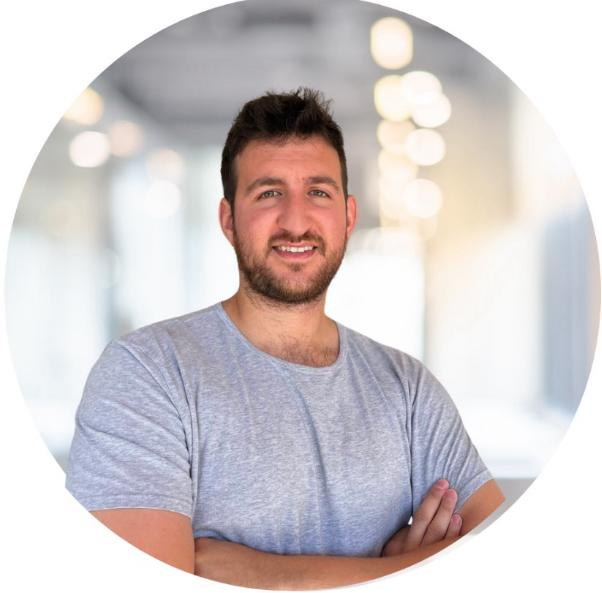
#> input picture hw/hw3/images_data/train-data/0/train1.jpg, 602 x 593 px
$ jupyter execute --allow-errors Tamir_Levin_code_hw2.ipynb
#> lines starting #> are read from the running program, lines starting #| are printed output that depends on the picture
# HW3 - Introduction to Image Processing Course

## 1. Environment Setup and Preparations

Import libraries

[cell 1]
import sys
import os
import cv2
import random
import matplotlib.pyplot as plt
from matplotlib.image import imread, imsave
import pandas as pd
import numpy as np
import tensorflow as tf
import skimage as ski
from skimage.io import imread
from skimage import img_as_float
from skimage import exposure
from PIL import Image
import six.moves.urllib as urllib
import tarfile
import zipfile

Libraries versions

[cell 2]
print('pandas version: '+ pd.__version__)
print('numpy version: '+np.__version__)
print('tensorflow version: '+tf.__version__)
print('scikit-image version: '+ski.__version__)

[cell 3]
conda_env = os.environ.get('CONDA_DEFAULT_ENV')
print(f"current Conda environment: '{conda_env}'.")

`image_common_utils` functions

[cell 4]
# Description: It displays many images in one row
def imshow_all(*images, titles=None):
    images = [img_as_float(img) for img in images]

    if titles is None:
        titles = [''] * len(images)
    vmin = min(map(np.min, images))
    vmax = max(map(np.max, images))
    ncols = len(images)
    height = 5
    width = height * len(images)
    fig, axes = plt.subplots(nrows=1, ncols=ncols, figsize=(width, height))
    for ax, img, label in zip(axes.ravel(), images, titles):
        ax.imshow(img, vmin=vmin, vmax=vmax)
        ax.set_title(label)

    return
    # end of imshow_all

# Description: It displays many images in many rows and column
# cmap='gray'; row_plot = 1; img= [img, camera]
def show_image(image, title="Image"):
    plt.figure(figsize=(10, 8))
    plt.imshow(cv2.cvtColor(image, cv2.COLOR_BGR2RGB))
    plt.title(title)
    plt.axis("off")
    plt.show()
    return
# end of show_image

`import_image` function to import images

[cell 5]
def import_image (path):
    img = imread(path)
    img.shape  # H x W x C
    img.size  # multiplication of HxWxC
    type(img)
    img.dtype
    return(img)

## 2. Face Detection andn Recoginition

[cell 6]
training_data_folder_path = './images_data/train-data'
test_data_folder_path = './images_data/test-data'

[cell 7]
tags = ['Tamir']

[cell 8]
def detect_face(input_img):
    gray_image = cv2.cvtColor(input_img, cv2.COLOR_BGR2GRAY)
    face_cascade = cv2.CascadeClassifier('./models/haarcascade_frontalface.xml')
    faces = face_cascade.detectMultiScale(gray_image, scaleFactor=1.2, minNeighbors=5)
    if len(faces) == 0:
        return -1, -1
    (x, y, w, h) = faces[0]
    return gray_image[y:y+h, x:x+w], faces[0]

[cell 9]
def detect_eyes(input_img):
    img = input_img.copy()
    gray_image = cv2.cvtColor(img, cv2.COLOR_BGR2GRAY)
    gray_image = cv2.equalizeHist(gray_image)  # Improve contrast

    eye_cascade = cv2.CascadeClassifier('./models/haarcascade_eye.xml')
    eyes_rects = eye_cascade.detectMultiScale(
        gray_image,
        scaleFactor=1.05,  # Test smaller values for more precision
        minNeighbors=7,   # Lower to capture more potential eyes
        minSize=(20, 20),  # Minimum size of detected eyes
        maxSize=(100, 100)  # Maximum size of detected eyes
    )

    for (x, y, w, h) in eyes_rects:
        cv2.rectangle(img, (x, y), (x + w, y + h), (0, 255, 0), 2)

    return img

[cell 10]
def prepare_training_data(training_data_folder_path):
#> called with training_data_folder_path = './images_data/train-data'
    detected_faces = []
    face_labels = []
    training_image_dirs = os.listdir(training_data_folder_path)

    for dir_name in training_image_dirs:
        label = int(dir_name)  # Assuming folder names are labels (e.g., "0", "1")
        training_image_path = os.path.join(training_data_folder_path, dir_name)
        training_images_names = os.listdir(training_image_path)

        for image_name in training_images_names:
            image_path = os.path.join(training_image_path, image_name)
            image = cv2.imread(image_path)
#> image is the input picture: shape (593, 602, 3); mean B, G, R 203.6, 202.4, 209.8
            face, rect = detect_face(image)
#> in detect_face, `gray_image = cv2.cvtColor(input_img, cv2.COLOR_BGR2GRAY)`:
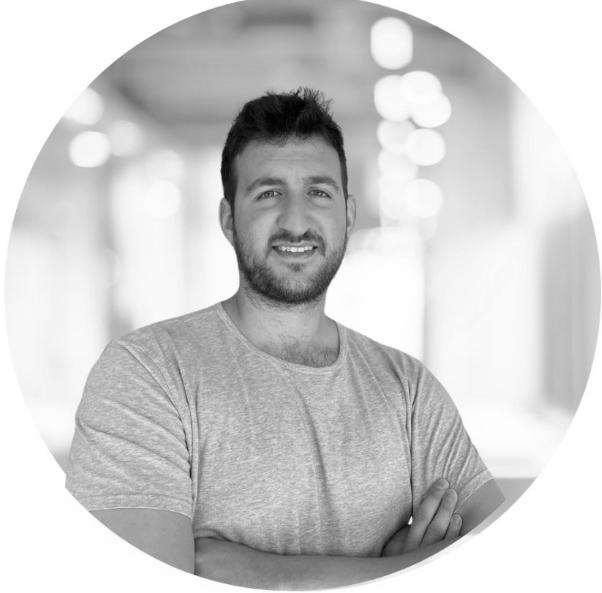
#> gray_image: shape (593, 602); min 0, max 255, mean 204.8
#> in detect_face, `faces = face_cascade.detectMultiScale(gray_image, scaleFactor=1.2, min..`: faces = [[222, 136, 145, 145]]
#> in detect_face, `(x, y, w, h) = faces[0]`: x = 222; y = 136; w = 145
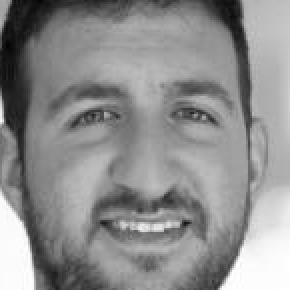
#> face: shape (145, 145) (shown 2 times larger); min 3, max 255, mean 141.8
#> rect = [222, 136, 145, 145]
            if face is not -1:
                resized_face = cv2.resize(face, (121, 121), interpolation=cv2.INTER_AREA)
                detected_faces.append(resized_face)
                face_labels.append(label)

    return detected_faces, face_labels

[cell 11]
def draw_rectangle(test_image, rect):
    (x, y, w, h) = rect
    cv2.rectangle(test_image, (x, y), (x+w, y+h), (0, 255, 0), 2)

# Function to draw text on the image
def draw_text(test_image, label_text, x, y):
    cv2.putText(test_image, label_text, (x, y), cv2.FONT_HERSHEY_PLAIN, 2, (0, 255, 0), 2)

[cell 12]
def predict(test_image):
    detected_face, rect = detect_face(test_image)
    if detected_face is -1:
        return test_image, "Unknown"

    resized_test_image = cv2.resize(detected_face, (121, 121), interpolation=cv2.INTER_AREA)
    label = eigenfaces_recognizer.predict(resized_test_image)
    label_text = tags[label[0]]
    draw_rectangle(test_image, rect)
    draw_text(test_image, label_text, rect[0], rect[1] - 5)
    return test_image, label_text

[cell 13]
def process_image(image_path):
    # Read the image
    image = cv2.imread(image_path)
    if image is None:
        print(f"Error: Could not open image file {image_path}")
        return

    # Predict faces in the image
    predicted_image, predicted_labels = predict(image)

    # Display the result
    show_image(predicted_image, title=f"Predicted Image")

[cell 14]
def process_video(video_path):
    # Open the video file
#> called with video_path = './images_data/test-data/0/test4.mp4'
    video_capture = cv2.VideoCapture(video_path)

    if not video_capture.isOpened():
        print(f"Error: Could not open video file {video_path}")
        return

    # Loop through frames
    while True:
        ret, frame = video_capture.read()
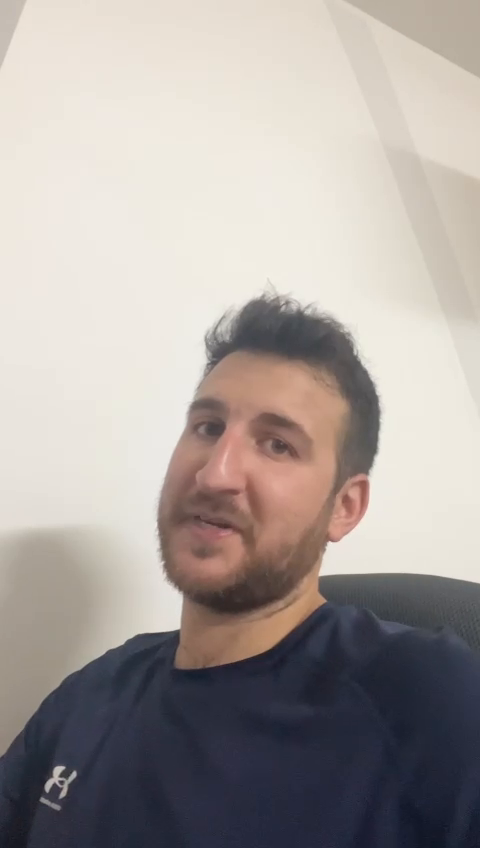
#> input picture frame 34 of hw/hw3/images_data/test-data/0/test4.mp4, 480 x 848 px
#> frame is the input picture: shape (848, 480, 3); mean B, G, R 157.9, 161.8, 169.3
        if not ret:
            break  # End of video

        # Predict faces in the current frame
        predicted_frame, predicted_labels = predict(frame)
#> in detect_face (call 4), `gray_image = cv2.cvtColor(input_img, cv2.COLOR_BGR2GRAY)`:
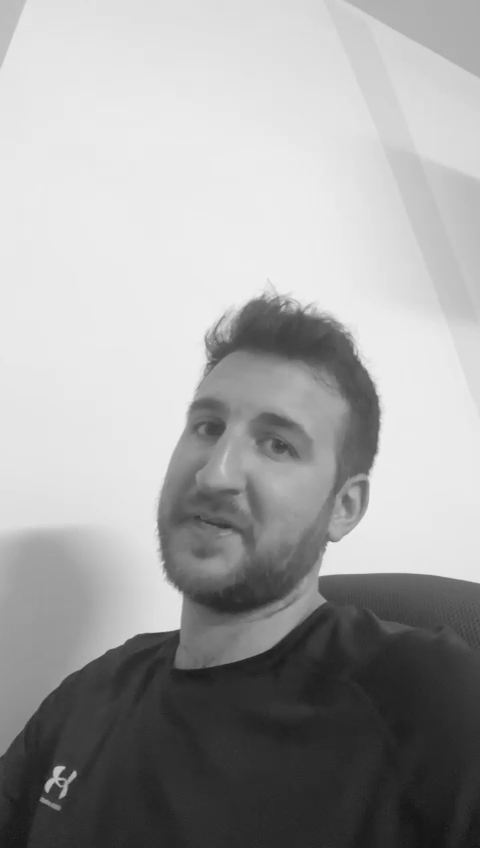
#> gray_image: shape (848, 480); min 19, max 244, mean 163.6
#> in detect_face (call 4), `faces = face_cascade.detectMultiScale(gray_image, scaleFactor=1.2, min..`: faces = ()
#> in predict, `detected_face, rect = detect_face(test_image)`: detected_face = -1
#> predicted_labels = 'Unknown'

        # Show the frame with predictions
        cv2.imshow("Video Face Recognition", predicted_frame)

        # Break on 'q' key press
        if cv2.waitKey(1) & 0xFF == ord('q'):
#> (key q is pressed here)
            break

    # Release the video capture and close display window
    video_capture.release()
    cv2.destroyAllWindows()
